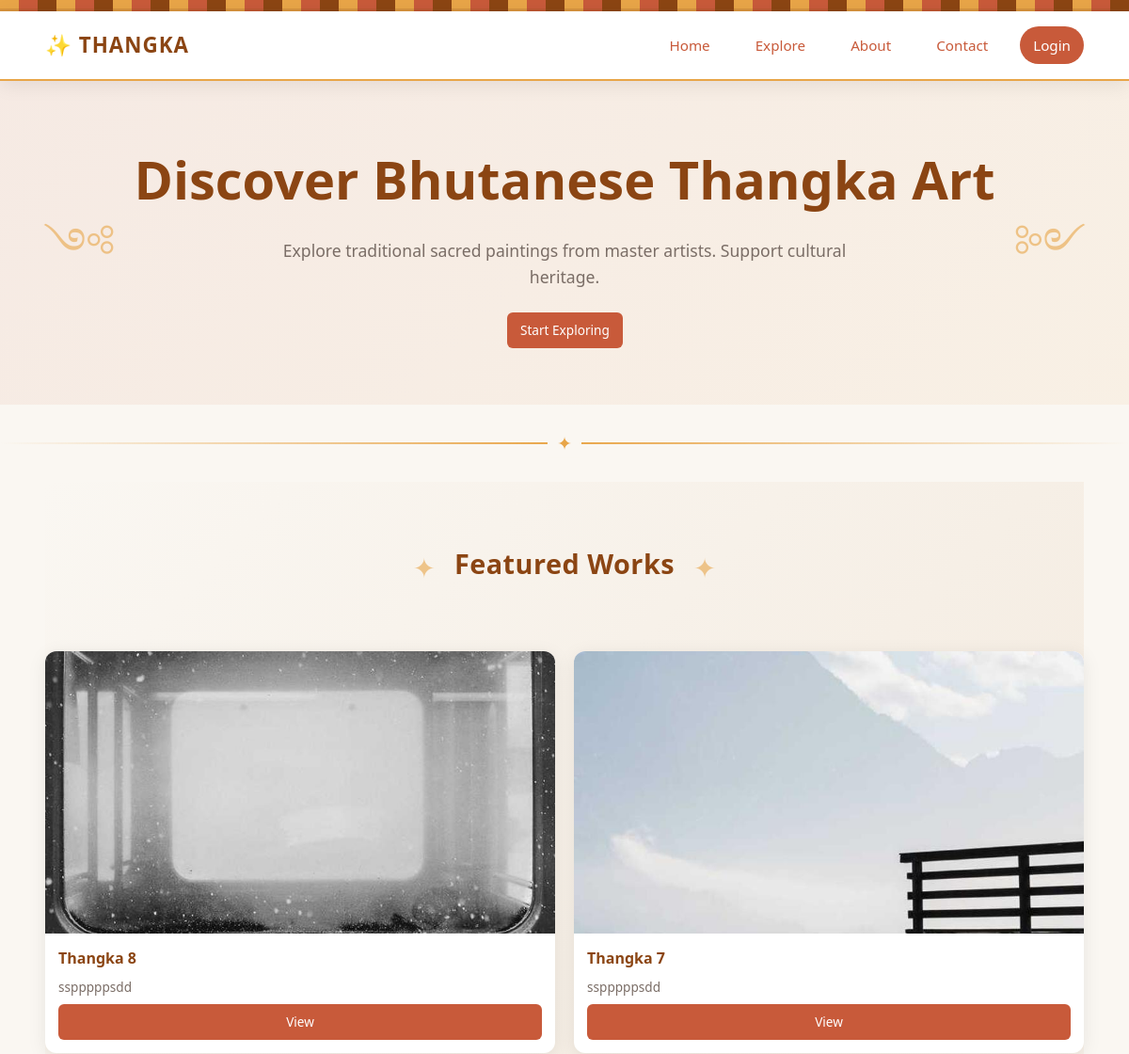
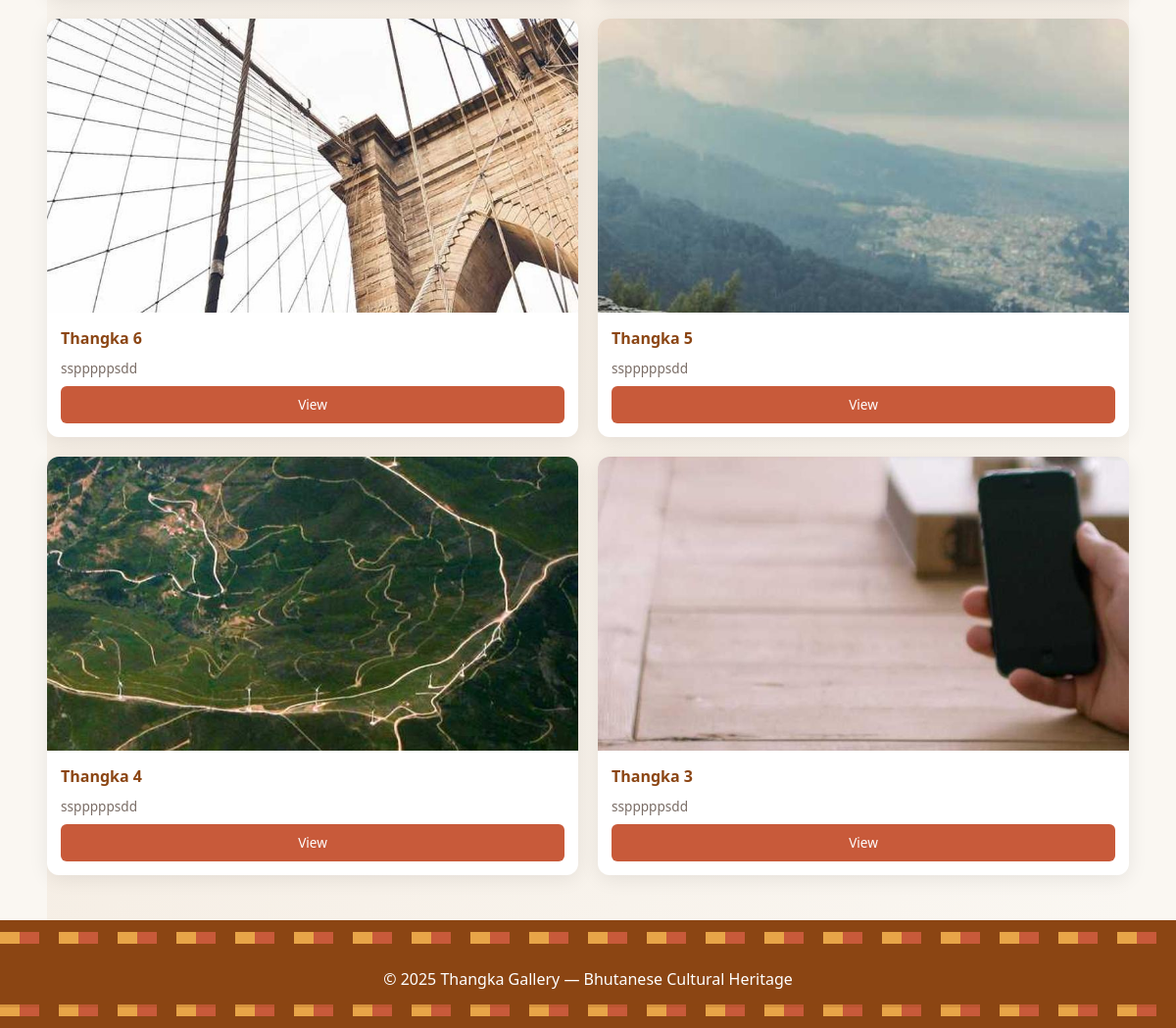
The page / on the database its author committed (2 pictures, top to bottom).
### Thangka_gallary/models.py (models this page shows, shortened)
class Artwork(models.Model):
    MATERIAL_CHOICES = [
        ('cotton', 'Cotton'),
        ('silk', 'Silk'),
        ('paper', 'Paper'),
        ('mixed', 'Mixed Media'),
        ('other', 'Other'),
    ]
    title = models.CharField(max_length=250)
    slug = models.SlugField(max_length=300, unique=True, blank=True)
    artist = models.ForeignKey(Artist, on_delete=models.SET_NULL, null=True, blank=True, related_name='artworks')
    category = models.ForeignKey(Category, on_delete=models.SET_NULL, null=True, blank=True, related_name='artworks')
    tags = models.ManyToManyField(Tag, blank=True, related_name='artworks')
    description = models.TextField(blank=True)
    price = models.DecimalField(max_digits=10, decimal_places=2, null=True, blank=True)
    materials = models.CharField(max_length=40, choices=MATERIAL_CHOICES, default='other')
    created_at = models.DateTimeField(auto_now_add=True)
    year_created = models.PositiveSmallIntegerField(null=True, blank=True)
    is_featured = models.BooleanField(default=False)
    is_published = models.BooleanField(default=True)
    view_count = models.PositiveIntegerField(default=0)
    class Meta:
        ordering = ['-is_featured', '-created_at']

class ArtworkImage(models.Model):
    artwork = models.ForeignKey(Artwork, on_delete=models.CASCADE, related_name='images')
    image = models.ImageField(upload_to='artworks/')
    caption = models.CharField(max_length=200, blank=True)
    order = models.PositiveSmallIntegerField(default=0)
    class Meta:
        ordering = ['order', 'id']

class Artist(models.Model):
    user = models.OneToOneField(User, on_delete=models.CASCADE, related_name='artist', null=True, blank=True)
    name = models.CharField(max_length=140)
    bio = models.TextField(blank=True)
    avatar = models.ImageField(upload_to='artists/avatars/', blank=True, null=True)
    website = models.URLField(blank=True)
    twitter = models.CharField(max_length=200, blank=True)
    instagram = models.CharField(max_length=200, blank=True)

### Thangka_gallary/views.py (the view)
# urls.py: path('', views.index, name='index'),
def index(request):
    featured = Artwork.objects.filter(is_published=True).order_by('-is_featured', '-created_at')[:6]
    categories = Category.objects.all()
    return render(request, 'Thangka_gallary/index.html', {'featured': featured, 'categories': categories})

### Thangka_gallary/Templates/Thangka_gallary/index.html (shortened to what this page needs)
{% extends 'Thangka_gallary/base.html' %}
{% load static %}
{% block content %}
<section class="hero bhutanese-hero-home">
  <div class="hero-accent left">༺</div>
  <div class="hero-content">
    <h1>Discover Bhutanese Thangka Art</h1>
    <p>Explore traditional sacred paintings from master artists. Support cultural heritage.</p>
    <a href="/gallery/" class="btn">Start Exploring</a>
  </div>
  <div class="hero-accent right">༻</div>
</section>
<div class="decorative-divider"></div>
<section class="wrap section bhutanese-page">
  <div class="page-header">
    <div class="header-accent left">✦</div>
    <h2 class="section-title">Featured Works</h2>
    <div class="header-accent right">✦</div>
  </div>
  <div class="gallery-grid">
    {% for artwork in featured %}
      <article class="card">
        {% with img=artwork.images.all|first %}
          {% if img %}<img loading="lazy" src="{{ img.image.url }}" alt="{{ artwork.title }}">{% endif %}
        {% endwith %}
        <div class="card-body">
          <h3>{{ artwork.title }}</h3>
          <p>{{ artwork.artist.name|default:"Unknown Artist" }}</p>
          <a href="{% url 'artwork_detail' artwork.id %}" class="btn" style="width:100%; text-align:center; margin-top:8px;">View</a>
        </div>
      </article>
    {% empty %}
      <p class="u-center u-muted">No artworks yet. Check back soon!</p>
    {% endfor %}
  </div>
</section>
{% endblock %}

### rows shown on the page
Artwork: images.image (picture), title "Thangka 8", artist.name "sspppppsdd"
Artwork: images.image (picture), title "Thangka 7", artist.name "sspppppsdd"
Artwork: images.image (picture), title "Thangka 6", artist.name "sspppppsdd"
Artwork: images.image (picture), title "Thangka 5", artist.name "sspppppsdd"
Artwork: images.image (picture), title "Thangka 4", artist.name "sspppppsdd"
Artwork: images.image (picture), title "Thangka 3", artist.name "sspppppsdd"
